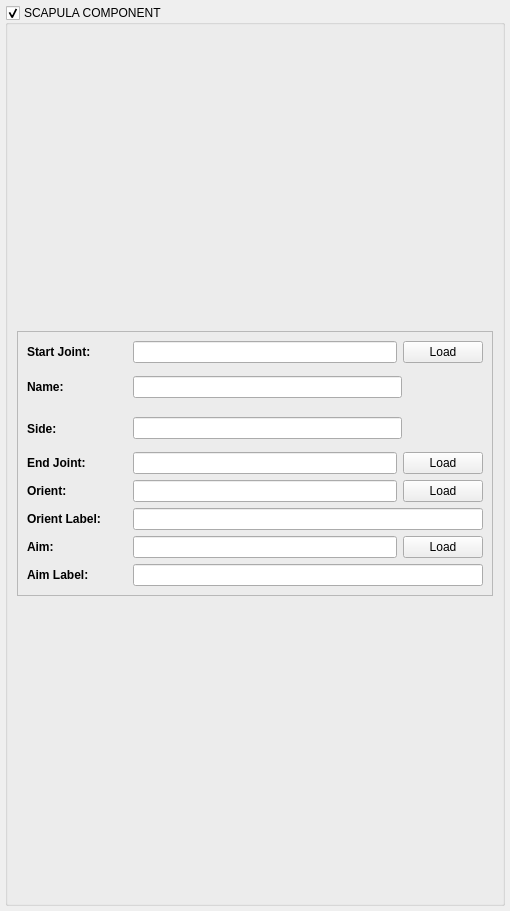
<?xml version="1.0" encoding="UTF-8"?>
<ui version="4.0">
 <class>Form</class>
 <widget class="QWidget" name="Form">
  <property name="geometry">
   <rect>
    <x>0</x>
    <y>0</y>
    <width>510</width>
    <height>911</height>
   </rect>
  </property>
  <property name="minimumSize">
   <size>
    <width>0</width>
    <height>0</height>
   </size>
  </property>
  <property name="maximumSize">
   <size>
    <width>100000</width>
    <height>100000</height>
   </size>
  </property>
  <property name="windowTitle">
   <string>Form</string>
  </property>
  <layout class="QGridLayout" name="gridLayout_3">
   <property name="leftMargin">
    <number>5</number>
   </property>
   <property name="topMargin">
    <number>5</number>
   </property>
   <property name="rightMargin">
    <number>5</number>
   </property>
   <property name="bottomMargin">
    <number>5</number>
   </property>
   <item row="0" column="0">
    <widget class="QGroupBox" name="comp_group">
     <property name="title">
      <string>SCAPULA COMPONENT</string>
     </property>
     <property name="flat">
      <bool>true</bool>
     </property>
     <property name="checkable">
      <bool>true</bool>
     </property>
     <layout class="QGridLayout" name="gridLayout_2">
      <item row="0" column="0">
       <widget class="QFrame" name="compGroupFrame">
        <property name="minimumSize">
         <size>
          <width>0</width>
          <height>265</height>
         </size>
        </property>
        <property name="maximumSize">
         <size>
          <width>16777215</width>
          <height>265</height>
         </size>
        </property>
        <property name="frameShape">
         <enum>QFrame::StyledPanel</enum>
        </property>
        <property name="frameShadow">
         <enum>QFrame::Raised</enum>
        </property>
        <layout class="QGridLayout" name="gridLayout">
         <item row="6" column="0">
          <layout class="QHBoxLayout" name="horizontalLayout_15">
           <item>
            <widget class="QLabel" name="orientLabel_label">
             <property name="minimumSize">
              <size>
               <width>100</width>
               <height>0</height>
              </size>
             </property>
             <property name="font">
              <font>
               <weight>75</weight>
               <bold>true</bold>
              </font>
             </property>
             <property name="text">
              <string>Orient Label:</string>
             </property>
            </widget>
           </item>
           <item>
            <widget class="QLineEdit" name="orientLabel_lineEdit">
             <property name="readOnly">
              <bool>false</bool>
             </property>
            </widget>
           </item>
          </layout>
         </item>
         <item row="4" column="0">
          <layout class="QHBoxLayout" name="horizontalLayout_6">
           <item>
            <widget class="QLabel" name="endJoint_label">
             <property name="minimumSize">
              <size>
               <width>100</width>
               <height>0</height>
              </size>
             </property>
             <property name="font">
              <font>
               <weight>75</weight>
               <bold>true</bold>
              </font>
             </property>
             <property name="text">
              <string>End Joint:</string>
             </property>
            </widget>
           </item>
           <item>
            <widget class="QLineEdit" name="endJoint_lineEdit">
             <property name="readOnly">
              <bool>true</bool>
             </property>
            </widget>
           </item>
           <item>
            <widget class="QPushButton" name="endJoint_pushButton">
             <property name="text">
              <string>Load</string>
             </property>
            </widget>
           </item>
          </layout>
         </item>
         <item row="7" column="0">
          <layout class="QHBoxLayout" name="horizontalLayout_14">
           <item>
            <widget class="QLabel" name="aim_label">
             <property name="minimumSize">
              <size>
               <width>100</width>
               <height>0</height>
              </size>
             </property>
             <property name="font">
              <font>
               <weight>75</weight>
               <bold>true</bold>
              </font>
             </property>
             <property name="text">
              <string>Aim:</string>
             </property>
            </widget>
           </item>
           <item>
            <widget class="QLineEdit" name="aim_lineEdit">
             <property name="readOnly">
              <bool>true</bool>
             </property>
            </widget>
           </item>
           <item>
            <widget class="QPushButton" name="aim_pushButton">
             <property name="text">
              <string>Load</string>
             </property>
            </widget>
           </item>
          </layout>
         </item>
         <item row="0" column="0">
          <layout class="QHBoxLayout" name="horizontalLayout">
           <item>
            <widget class="QLabel" name="topJoint_label">
             <property name="minimumSize">
              <size>
               <width>100</width>
               <height>0</height>
              </size>
             </property>
             <property name="font">
              <font>
               <weight>75</weight>
               <bold>true</bold>
              </font>
             </property>
             <property name="text">
              <string>Start Joint:</string>
             </property>
            </widget>
           </item>
           <item>
            <widget class="QLineEdit" name="startJoint_lineEdit">
             <property name="maximumSize">
              <size>
               <width>16777215</width>
               <height>16777215</height>
              </size>
             </property>
             <property name="readOnly">
              <bool>true</bool>
             </property>
            </widget>
           </item>
           <item>
            <widget class="QPushButton" name="startJoint_pushButton">
             <property name="text">
              <string>Load</string>
             </property>
            </widget>
           </item>
          </layout>
         </item>
         <item row="5" column="0">
          <layout class="QHBoxLayout" name="horizontalLayout_12">
           <item>
            <widget class="QLabel" name="orient_label">
             <property name="minimumSize">
              <size>
               <width>100</width>
               <height>0</height>
              </size>
             </property>
             <property name="font">
              <font>
               <weight>75</weight>
               <bold>true</bold>
              </font>
             </property>
             <property name="text">
              <string>Orient:</string>
             </property>
            </widget>
           </item>
           <item>
            <widget class="QLineEdit" name="orient_lineEdit">
             <property name="readOnly">
              <bool>true</bool>
             </property>
            </widget>
           </item>
           <item>
            <widget class="QPushButton" name="orient_pushButton">
             <property name="text">
              <string>Load</string>
             </property>
            </widget>
           </item>
          </layout>
         </item>
         <item row="2" column="0">
          <layout class="QHBoxLayout" name="horizontalLayout_2">
           <item>
            <widget class="QLabel" name="side_label">
             <property name="minimumSize">
              <size>
               <width>100</width>
               <height>0</height>
              </size>
             </property>
             <property name="font">
              <font>
               <weight>75</weight>
               <bold>true</bold>
              </font>
             </property>
             <property name="text">
              <string>Side:</string>
             </property>
             <property name="alignment">
              <set>Qt::AlignLeading|Qt::AlignLeft|Qt::AlignVCenter</set>
             </property>
            </widget>
           </item>
           <item>
            <widget class="QLineEdit" name="side_lineEdit">
             <property name="minimumSize">
              <size>
               <width>255</width>
               <height>0</height>
              </size>
             </property>
             <property name="maximumSize">
              <size>
               <width>16777215</width>
               <height>16777215</height>
              </size>
             </property>
             <property name="readOnly">
              <bool>true</bool>
             </property>
            </widget>
           </item>
           <item>
            <widget class="QFrame" name="frame_3">
             <property name="minimumSize">
              <size>
               <width>75</width>
               <height>0</height>
              </size>
             </property>
             <property name="frameShape">
              <enum>QFrame::NoFrame</enum>
             </property>
             <property name="frameShadow">
              <enum>QFrame::Raised</enum>
             </property>
            </widget>
           </item>
          </layout>
         </item>
         <item row="8" column="0">
          <layout class="QHBoxLayout" name="horizontalLayout_13">
           <item>
            <widget class="QLabel" name="aimLabel_label">
             <property name="minimumSize">
              <size>
               <width>100</width>
               <height>0</height>
              </size>
             </property>
             <property name="font">
              <font>
               <weight>75</weight>
               <bold>true</bold>
              </font>
             </property>
             <property name="text">
              <string>Aim Label:</string>
             </property>
            </widget>
           </item>
           <item>
            <widget class="QLineEdit" name="aimLabel_lineEdit">
             <property name="readOnly">
              <bool>false</bool>
             </property>
            </widget>
           </item>
          </layout>
         </item>
         <item row="1" column="0">
          <layout class="QHBoxLayout" name="horizontalLayout_3">
           <item>
            <widget class="QLabel" name="name_label">
             <property name="minimumSize">
              <size>
               <width>100</width>
               <height>0</height>
              </size>
             </property>
             <property name="font">
              <font>
               <weight>75</weight>
               <bold>true</bold>
              </font>
             </property>
             <property name="text">
              <string>Name:</string>
             </property>
            </widget>
           </item>
           <item>
            <widget class="QLineEdit" name="name_lineEdit">
             <property name="minimumSize">
              <size>
               <width>255</width>
               <height>0</height>
              </size>
             </property>
            </widget>
           </item>
           <item>
            <widget class="QFrame" name="frame_4">
             <property name="minimumSize">
              <size>
               <width>75</width>
               <height>0</height>
              </size>
             </property>
             <property name="frameShape">
              <enum>QFrame::NoFrame</enum>
             </property>
             <property name="frameShadow">
              <enum>QFrame::Raised</enum>
             </property>
            </widget>
           </item>
          </layout>
         </item>
        </layout>
       </widget>
      </item>
     </layout>
    </widget>
   </item>
  </layout>
 </widget>
 <resources/>
 <connections/>
</ui>
